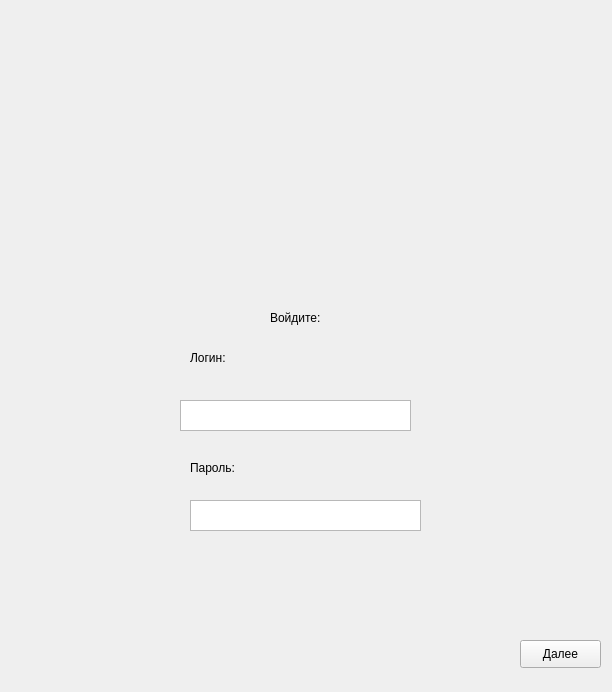
<?xml version="1.0" encoding="UTF-8"?>
<ui version="4.0">
 <class>Form</class>
 <widget class="QWidget" name="Form">
  <property name="geometry">
   <rect>
    <x>0</x>
    <y>0</y>
    <width>612</width>
    <height>692</height>
   </rect>
  </property>
  <property name="windowTitle">
   <string>Авторизация</string>
  </property>
  <widget class="QLabel" name="label">
   <property name="geometry">
    <rect>
     <x>1</x>
     <y>1</y>
     <width>610</width>
     <height>691</height>
    </rect>
   </property>
   <property name="text">
    <string/>
   </property>
  </widget>
  <widget class="QLabel" name="label_2">
   <property name="geometry">
    <rect>
     <x>270</x>
     <y>310</y>
     <width>55</width>
     <height>16</height>
    </rect>
   </property>
   <property name="text">
    <string>Войдите:</string>
   </property>
  </widget>
  <widget class="QLabel" name="label_3">
   <property name="geometry">
    <rect>
     <x>190</x>
     <y>350</y>
     <width>55</width>
     <height>16</height>
    </rect>
   </property>
   <property name="text">
    <string>Логин:</string>
   </property>
  </widget>
  <widget class="QTextEdit" name="textEdit_login">
   <property name="geometry">
    <rect>
     <x>180</x>
     <y>400</y>
     <width>231</width>
     <height>31</height>
    </rect>
   </property>
  </widget>
  <widget class="QLabel" name="label_4">
   <property name="geometry">
    <rect>
     <x>190</x>
     <y>460</y>
     <width>55</width>
     <height>16</height>
    </rect>
   </property>
   <property name="text">
    <string>Пароль:</string>
   </property>
  </widget>
  <widget class="QTextEdit" name="textEdit_password">
   <property name="geometry">
    <rect>
     <x>190</x>
     <y>500</y>
     <width>231</width>
     <height>31</height>
    </rect>
   </property>
  </widget>
  <widget class="QPushButton" name="btn_further">
   <property name="geometry">
    <rect>
     <x>520</x>
     <y>640</y>
     <width>81</width>
     <height>28</height>
    </rect>
   </property>
   <property name="text">
    <string>Далее</string>
   </property>
  </widget>
 </widget>
 <resources/>
 <connections/>
</ui>
